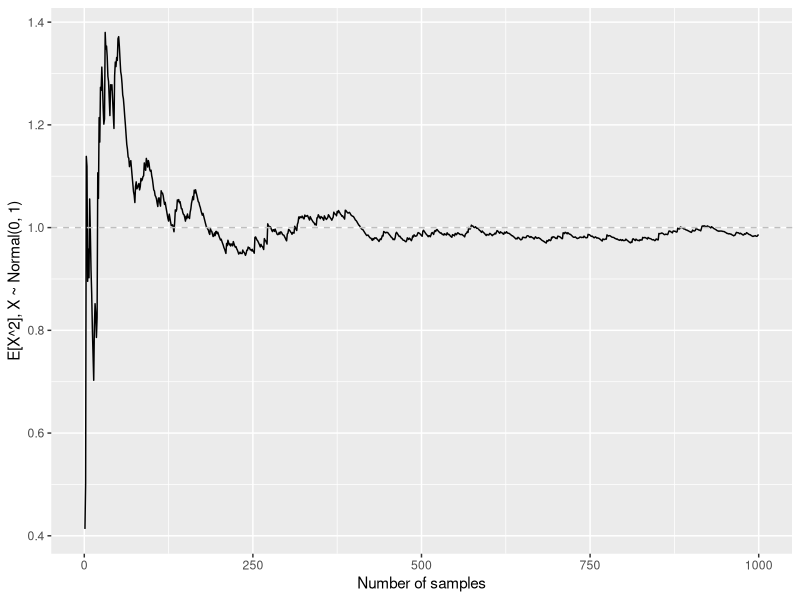

Reproduce this figure in R.
## ---- chunk 1
f <- function(x) x^2
df <- function(x) 2 * x
x <- c(1.0, 2.0) # c(current, new)
eps <- 0.00001; eta <- 0.01

while (abs(x[2] - x[1]) > eps) {
    x[1] = x[2] # update current value
    x[2] = x[1] - eta * df(x[1]) # update new value
}

print(x[2])
## ---- chunk 2
n <- 1000
x <- rnorm(n)
f_x <- cumsum(x^2) / (1:n)
library(ggplot2)
d <- data.frame(y=f_x, x=1:n)
ggplot(d, aes(x, y)) +
    geom_line() + 
    geom_hline(yintercept=1, linetype=2, colour="grey") +
    labs(x="Number of samples",
         y="E[X^2], X ~ Normal(0, 1)")
